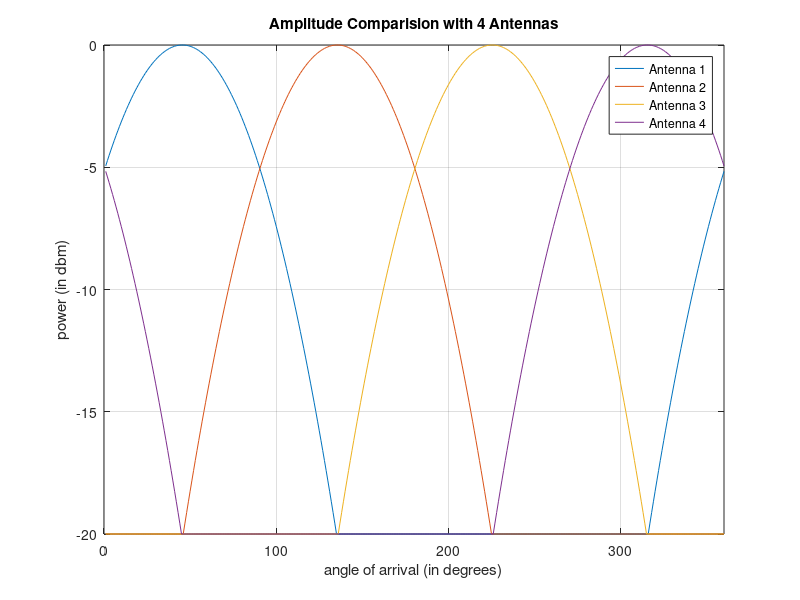

MATLAB code for this plot:
%%TO FIND DIRECTION OF ARRIVAL USING AMPLITUDE COMPARISON METHOD
clear all;
close all;
clc;
AOA = 1:1:180;
L = length(AOA);
Pwr = gausswin(L,2);

P = 10*log(Pwr);
sp = -20;
FMat(:,1) = [P(46:180,1);sp.*ones(180,1);P(1:45,1)];%blue1
FMat(:,2) = [sp.*ones(45,1);P(1:180,1);sp.*ones(135,1)];%red2 %135=180-45
FMat(:,3) = [sp.*ones(135,1);P(1:180,1);sp.*ones(45,1)];%yellow3 %45=180-135
FMat(:,4) = [P(136:180,1);sp.*ones(180,1);P(1:135,1)];%purple4

figure;
plot(1:360,FMat);
xlabel('angle of arrival (in degrees)');
ylabel('power (in dbm)');
title('Amplitude Comparision with 4 Antennas');
legend('Antenna 1','Antenna 2','Antenna 3','Antenna 4');
axis([0 360 -20 0]);
grid on;
%% To find the antenna that is closest to the target
dif=0;
i=1;
%assuming target is coming at a certain randomly generated angle
aoa=randi([1 360])%random input angle
for c=1:4%traverse through 4 columns (4 antennas)
   n=FMat(aoa,c);
   if n ~= -20 %considering the only 2 antennas closest to target
       a(i)=c;
       dif = n - dif;
       i=i+1;
   end
end

if dif<0
    antenna = a(1);
    antenna2 = a(2);
elseif dif == 0
    Ans=sprintf('Target is equal distances from %d and %d',antenna,antenna2)
else
    antenna = a(2);
    antenna2 = a(1);
end
display(antenna)

%% To find the angle
power=(FMat(aoa,antenna));
yyy=FMat(:,antenna); 
index1=find(yyy == power);%gives two possible angles
%To identify the exact angle
if (antenna>antenna2 & ~(antenna==4 & antenna2 == 1)) | (antenna==1 & antenna2 ==4)
    angle=min(index1)
else
    angle=max(index1)
end